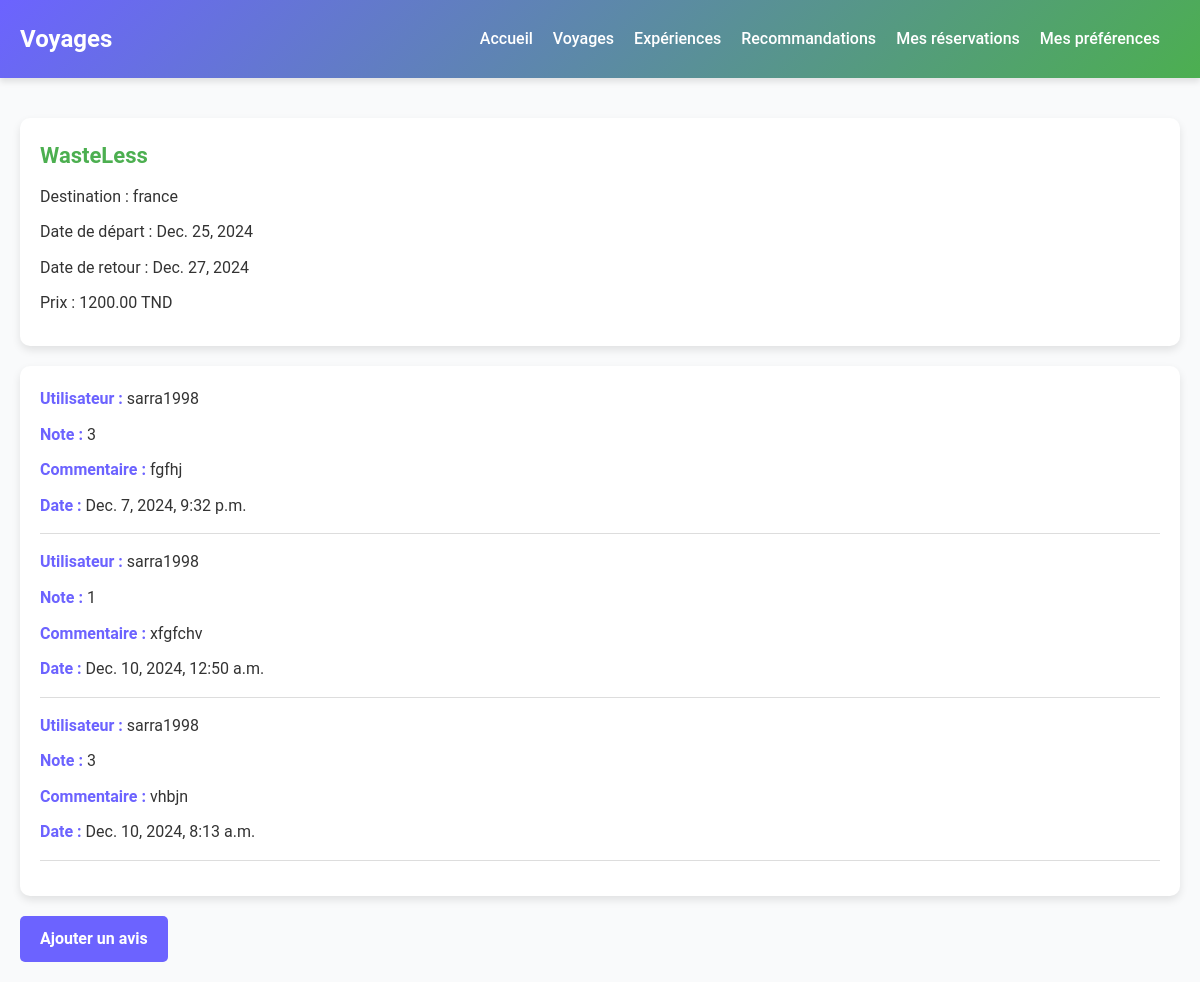
The page /voyage/1/details/ on the database its author committed.
### voyages/models.py (models this page shows, shortened)
class Voyage(models.Model):
    CONTINENTS = [
        ('Afrique', 'Afrique'),
        ('Antarctique', 'Antarctique'),
        ('Asie', 'Asie'),
        ('Europe', 'Europe'),
        ('Amérique du Nord', 'Amérique du Nord'),
        ('Océanie', 'Océanie'),
        ('Amérique du Sud', 'Amérique du Sud'),
    ]
    nom = models.CharField(max_length=100)
    destination = models.CharField(max_length=100)
    date_depart = models.DateField()
    date_retour = models.DateField()
    prix = models.DecimalField(max_digits=10, decimal_places=2)
    travel_type = models.CharField(max_length=50,default="Non spécifié")
    continent = models.CharField(max_length=100, default="Non spécifié")
    duration = models.CharField(max_length=50,default="Non spécifié")
    travel_mode = models.CharField(max_length=20,default="Non spécifié")

### Avis/models.py (models this page shows, shortened)
class Avis(models.Model):
    voyage = models.ForeignKey(Voyage, on_delete=models.CASCADE, related_name='avis')
    user = models.ForeignKey(settings.AUTH_USER_MODEL, on_delete=models.CASCADE)
    note = models.IntegerField(choices=[(i, i) for i in range(1, 6)], default=0)  # Note de 1 à 5
    commentaire = models.TextField(blank=True)
    date = models.DateTimeField(auto_now_add=True)

### voyages/views.py (the view)
# urls.py: path('<int:voyage_id>/details/', voyage_detail, name='voyage_detail'),
def voyage_detail(request, voyage_id):
    voyage = get_object_or_404(Voyage, id=voyage_id)
    avis = voyage.avis.all()
    context = {'voyage': voyage, 'avis': avis, 'voyage_id': voyage_id}
    return render(request, 'voyages/voyage_detail.html', context)

### templates/voyages/voyage_detail.html (shortened to what this page needs)
<!DOCTYPE html>
<html lang="fr">
<head>
</head>
<body>
  <header>
    <h1>Voyages</h1>
    <nav>
      <ul>
        <li><a href="/voyage/accueil">Accueil</a></li>
        <li><a href="/voyage/">Voyages</a></li>
        <li><a href="/experiences/">Expériences</a></li>
        <li><a href="/recommendations/recommendations/">Recommandations</a></li>
        <li><a href="/reservations/mes_reservations/">Mes réservations</a></li>
        <li><a href="/preferences/">Mes préférences</a></li>
      </ul>
    </nav>
  </header>
  <div class="container">
    <div class="voyage-card">
      <h3>{{ voyage.nom }}</h3>
      <p>Destination : {{ voyage.destination }}</p>
      <p>Date de départ : {{ voyage.date_depart }}</p>
      <p>Date de retour : {{ voyage.date_retour }}</p>
      <p>Prix : {{ voyage.prix }} TND</p>
    </div>
    <div class="avis-container">
      {% for avis in avis %}
      <div>
        <p><strong>Utilisateur :</strong> {{ avis.user }}</p>
        <p><strong>Note :</strong> {{ avis.note }}</p>
        <p><strong>Commentaire :</strong> {{ avis.commentaire }}</p>
        <p><strong>Date :</strong> {{ avis.date }}</p>
      </div>
      <hr>
      {% empty %}
      <p>Aucun avis pour ce voyage.</p>
      {% endfor %}
    </div>
    <a class="add-avis" href="{% url 'avis-create' voyage.id %}">Ajouter un avis</a>
  </div>
</body>
</html>

### templates/voyages/voyage_detail.html (style rules this page uses)
* { margin: 0; padding: 0; box-sizing: border-box; }
body { font-family: 'Roboto', Arial, sans-serif; background-color: #f9fafb; color: #333; line-height: 1.6; }
.container { max-width: 1200px; margin: 0 auto; padding: 20px; }
header { background: linear-gradient(135deg, #6c63ff, #4caf50); color: #fff; padding: 20px; display: flex; justify-content: space-between; align-items: center; box-shadow: 0 4px 6px rgba(0, 0, 0, 0.1); }
header h1 { font-size: 24px; font-weight: bold; }
nav ul { list-style: none; display: flex; }
nav li { margin-right: 20px; }
nav a { color: #fff; text-decoration: none; font-weight: 500; transition: color 0.3s ease; }
.voyage-card { background-color: #fff; border-radius: 10px; box-shadow: 0 4px 8px rgba(0, 0, 0, 0.1); overflow: hidden; padding: 20px; margin: 20px 0; transition: transform 0.3s ease, box-shadow 0.3s ease; }
.voyage-card h3 { font-size: 22px; margin-bottom: 10px; color: #4caf50; }
.voyage-card p { margin-bottom: 10px; font-size: 16px; }
.avis-container { margin-top: 20px; background-color: #fff; border-radius: 10px; box-shadow: 0 4px 8px rgba(0, 0, 0, 0.1); padding: 20px; }
.avis-container p { margin-bottom: 10px; }
.avis-container strong { color: #6c63ff; }
hr { border: 0; border-top: 1px solid #ddd; margin: 15px 0; }
.add-avis { display: inline-block; margin-top: 20px; padding: 10px 20px; background-color: #6c63ff; color: #fff; text-decoration: none; border-radius: 5px; font-weight: bold; transition: background 0.3s ease; }

### rows shown on the page
Voyage: nom "WasteLess", destination "france", date_depart "Dec. 25, 2024", date_retour "Dec. 27, 2024", prix "1200.00"
Avis: user "sarra1998", note "3", commentaire "fgfhj", date "Dec. 7, 2024, 9:32 p.m."
Avis: user "sarra1998", note "1", commentaire "xfgfchv", date "Dec. 10, 2024, 12:50 a.m."
Avis: user "sarra1998", note "3", commentaire "vhbjn", date "Dec. 10, 2024, 8:13 a.m."
